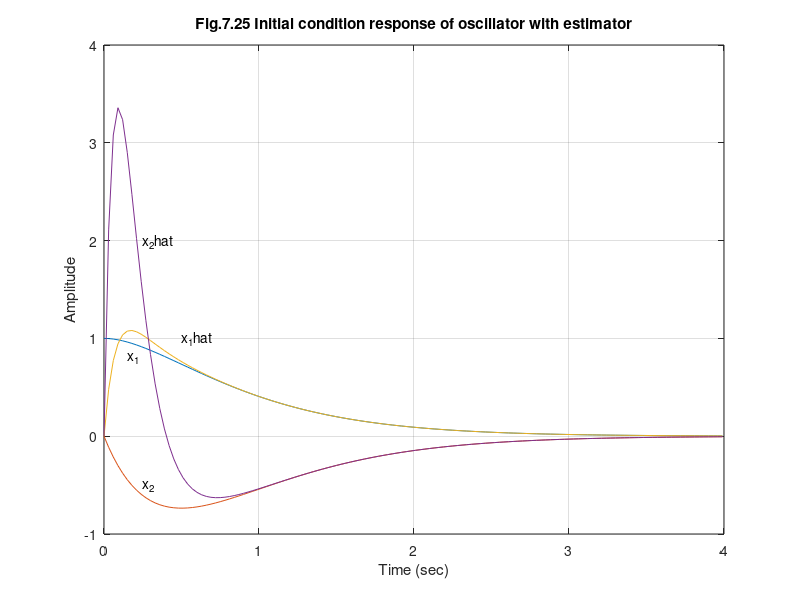

MATLAB code for this plot:
%  Figure 7.25      Feedback Control of Dynamic Systems, 4e
%                        Franklin, Powell, Emami
%
% fig7_25.m
clf;
f=[0 1;-1 0];
g=[0;1];
h=[1 0];
K=[3 4];
fc=f-g*K;
gc=[4*g [1;0]];
hc=[h;[0 1]; -K/4];
jc=[0 0;0 0; 1 0];
l=[20;99];
A=[fc, 0*fc;l*h-g*K, f-l*h];
B=[0 1;4 0;0 0;4 0];
C=eye(4);
D=[0 0;0 0;0 0;0 0];
t=0:.03:4;
sys=ss(A,B,C,D);
[y]=impulse(sys,t);
plot(t,y(:,:,2));
grid;
xlabel('Time (sec)');
ylabel('Amplitude');
text(.25,2,'x_2hat');
text(.5,1,'x_1hat');
text(.15,.8,'x_1');
text(.25,-.5,'x_2');
title('Fig.7.25 Initial condition response of oscillator with estimator')

